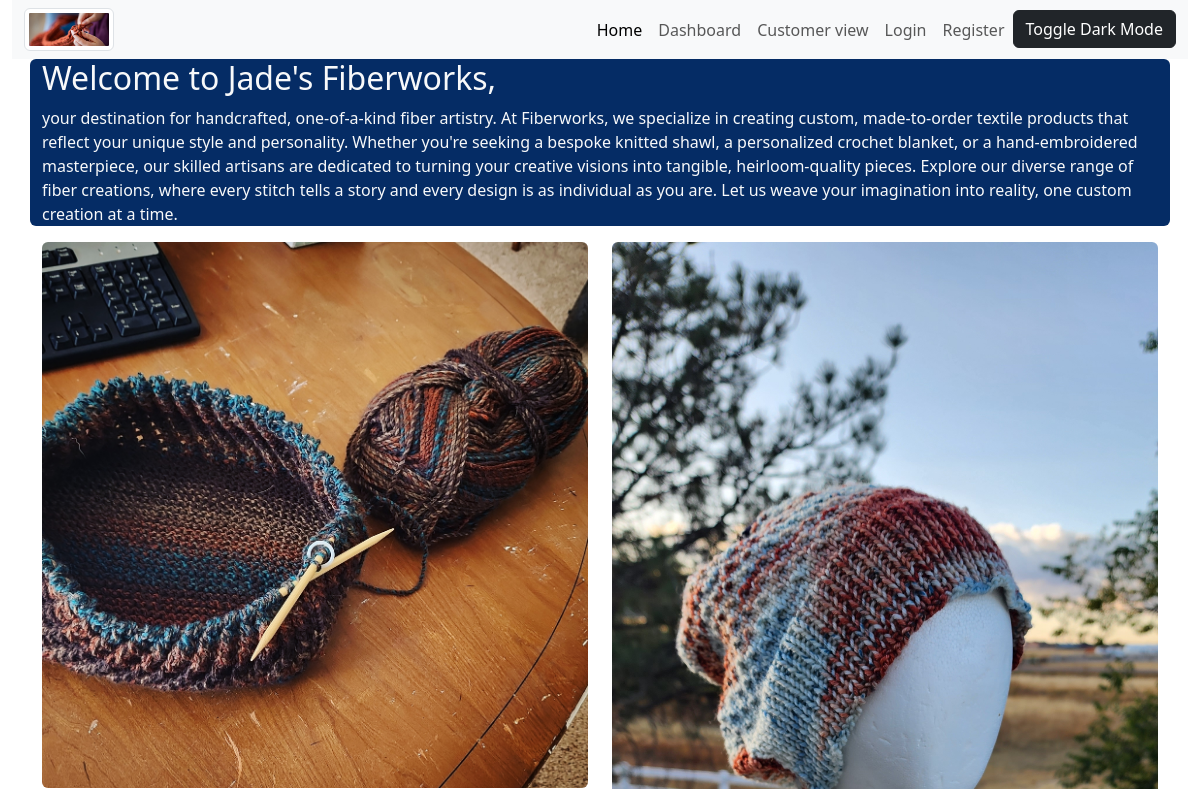
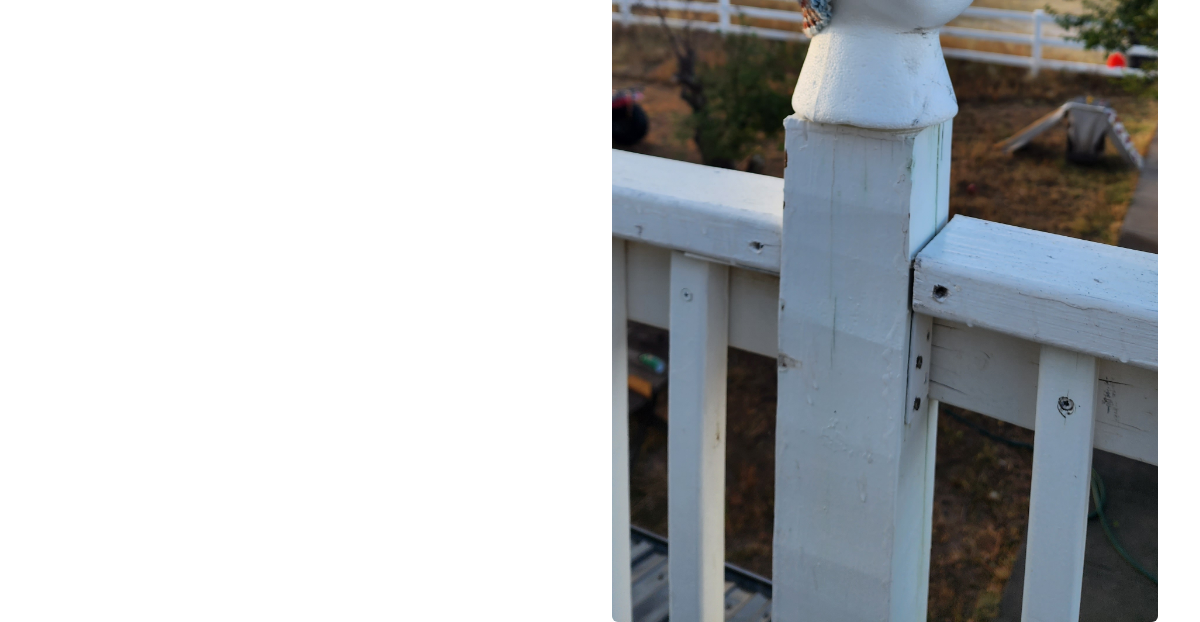
/, run on an earlier commit of the app's database (2 pictures, top to bottom).
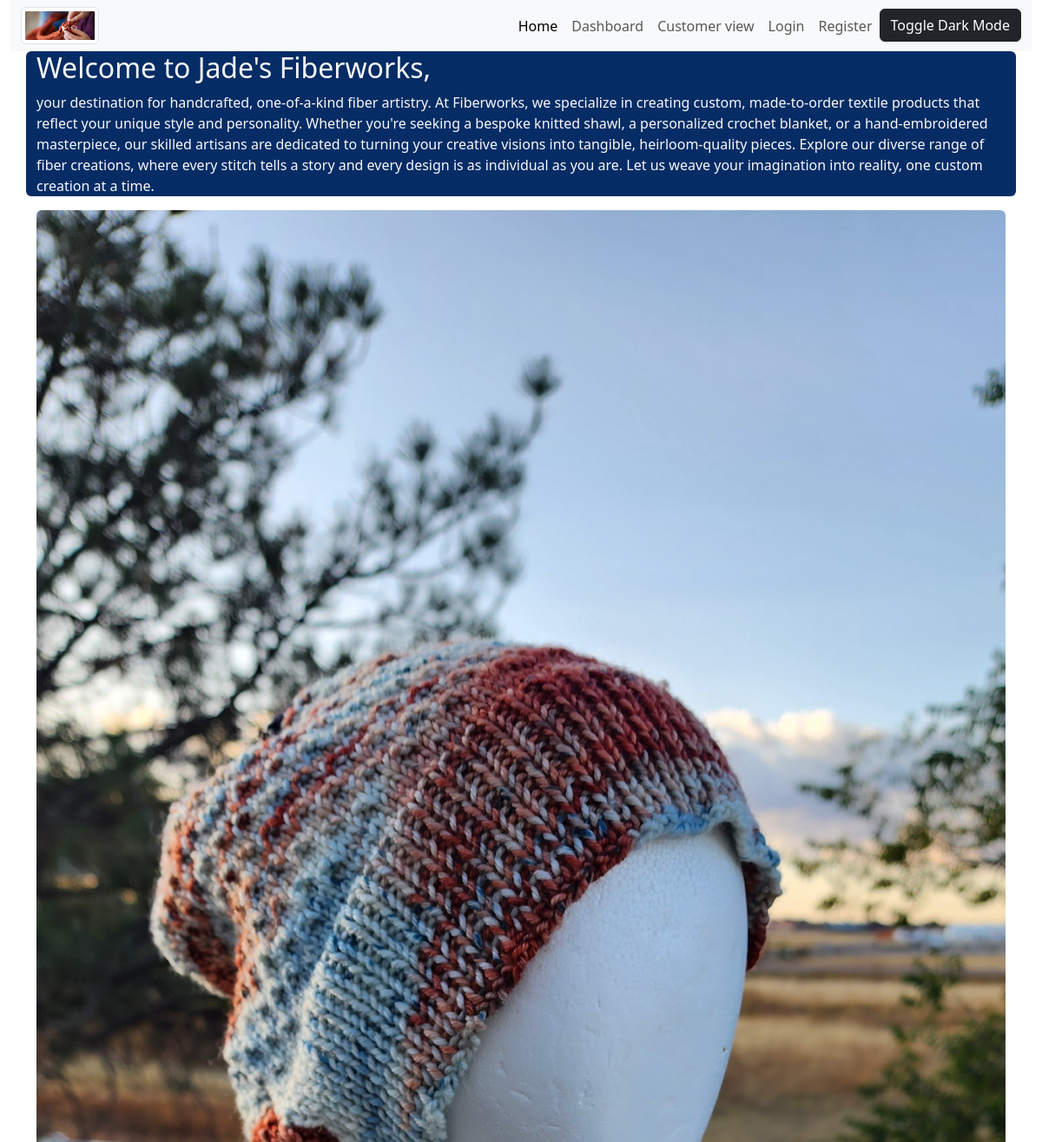
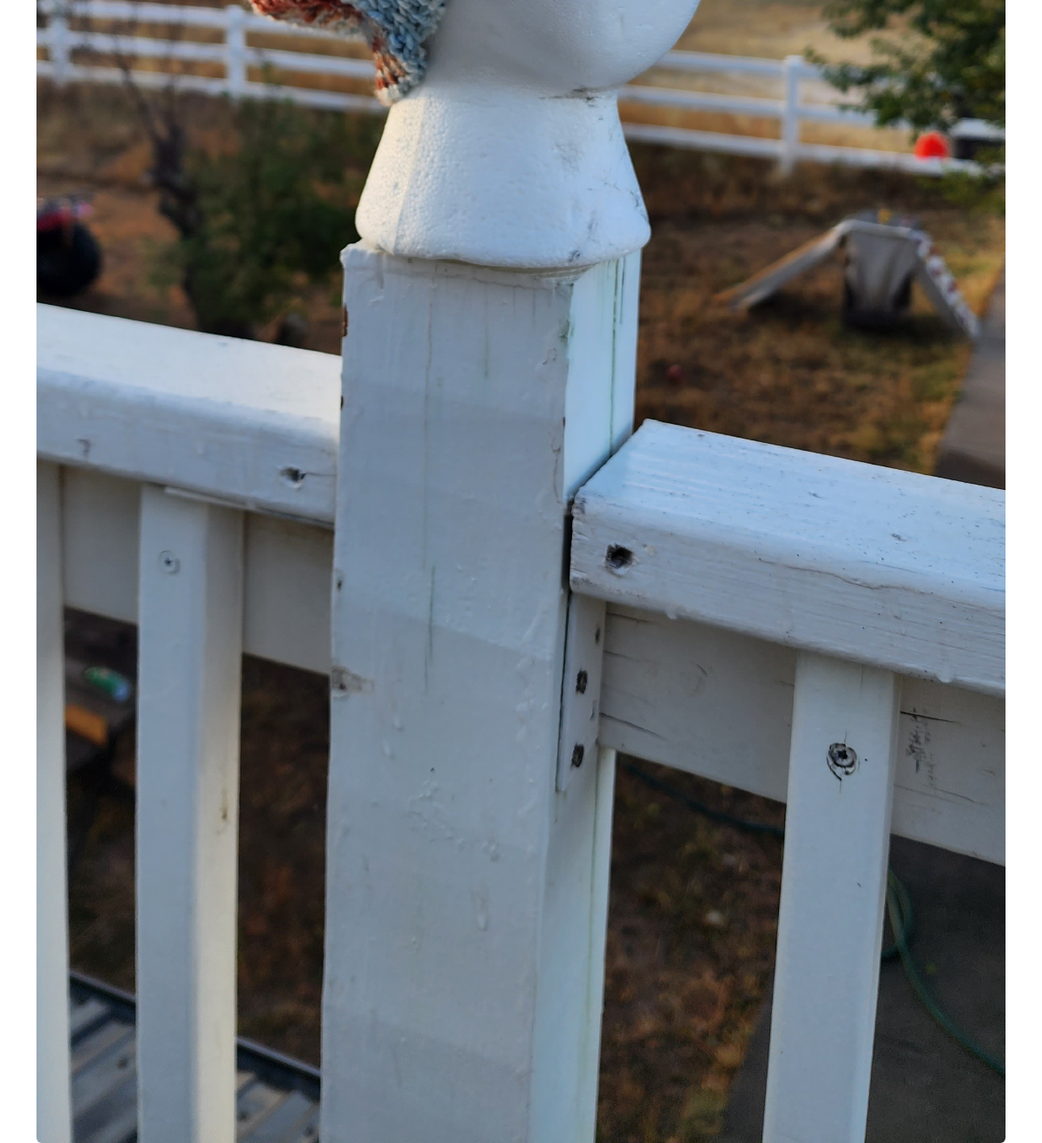
And on a later commit of the database (2 pictures, top to bottom).
### fiberworks_app/models.py (models this page shows, shortened)
class Homescreen(models.Model):
    title = models.CharField(max_length=100, blank=True, null=True)
    paragraph = models.TextField(max_length=1000, blank=True, null=True)

class Product(models.Model):
    CATEGORY = (
        ('hats', 'hats'),
        ('shawls', 'shawls'),
        ('blankets', 'blankets'),
        ('scarves', 'scarves'),
        ('other', 'other'),
    )
    name = models.CharField(max_length=100)
    price = models.DecimalField(max_digits=5, decimal_places=2)
    description = models.CharField(max_length=250, blank=True, null=True)
    category = models.CharField(max_length=20, default='hats', choices=CATEGORY)
    tags = models.ManyToManyField(Tag, blank=True)
    image = models.ImageField(blank=True, null=True)
    in_stock = models.BooleanField(default=False)
    on_homepage = models.BooleanField(default=False)

### fiberworks_app/views.py (the view)
# urls.py: path('', views.index, name='index'),
def index(request):
    products_in_stock = Product.objects.filter(in_stock=True)
    homescreen = Homescreen.objects.all()
    home_page_products = Product.objects.filter(on_homepage=True)
    return render(request, 'fiberworks_app/index.html', {'home_page_products': home_page_products, 'homescreen': homescreen })

### fiberworks_app/templates/fiberworks_app/index.html
{% extends 'fiberworks_app/base_template.html' %}
{% block content %}
  {% for info in homescreen %}
    <div class="container rounded text-light" style="background-color: #052c65;">
      <h2>{{ info.title }}</h2>
      <p>{{ info.paragraph }}</p>
    </div>
    {% empty %}
    <p>More Info Soon To Come</p>
  {% endfor %}
  <div class="container">
    <div class="row">
      {% for product in home_page_products %}
        <div class="col">
          <img class="rounded w-70 my-auto"
            src="{% if product.image %}
              {{ product.image.url }}
            {% endif %}"
            alt="Card image"
            style="max-width: 100%;" />
        </div>
        {% empty %}
        <p></p>
      {% endfor %}
    </div>
  </div>
{% endblock %}

What changed in the data, as far as the page shows it:
removed Product: image (picture)
